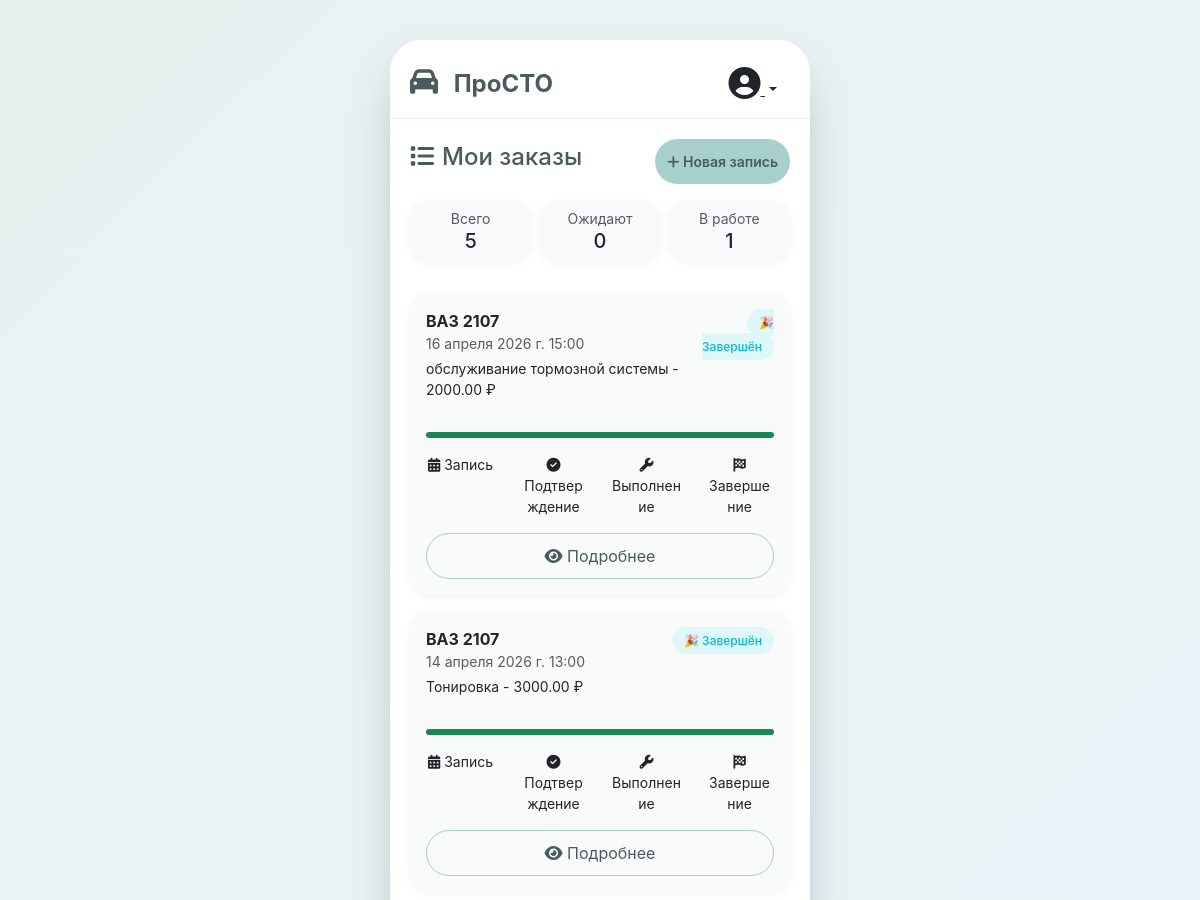
The app's page /my-orders/ (signed in, upper part), older data.
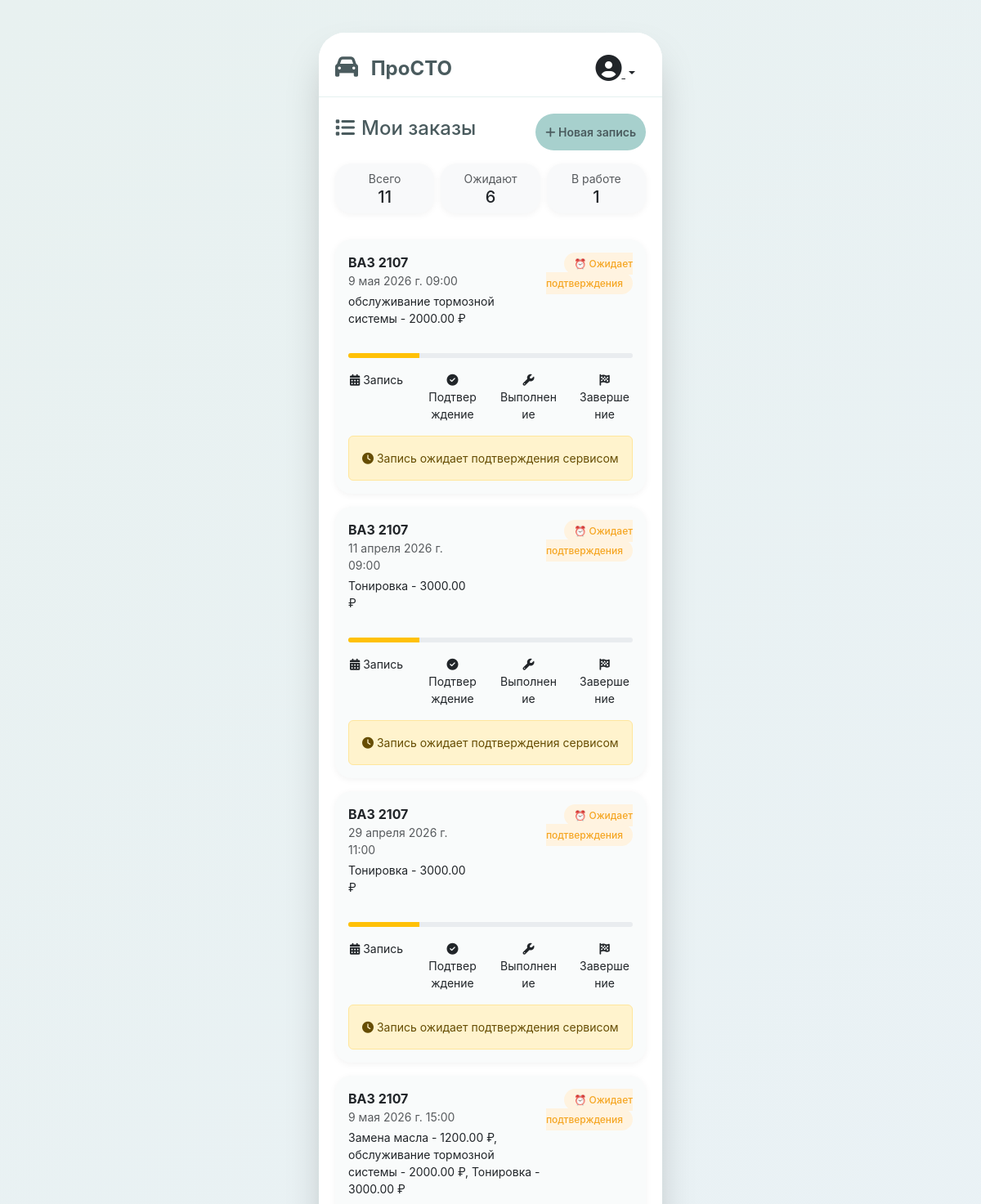
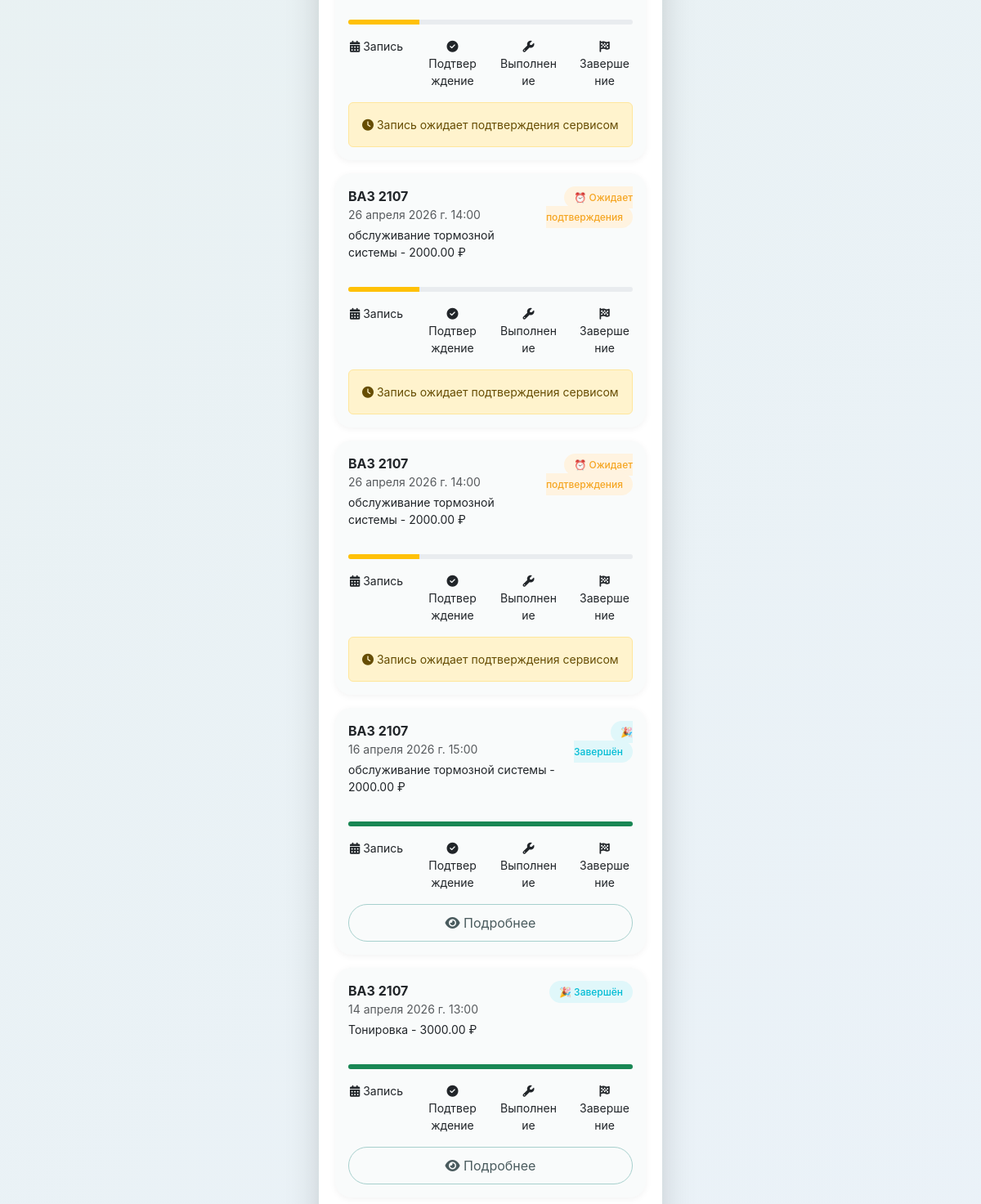
The same page, newer data (2 pictures, top to bottom).
### appointments/models.py (models this page shows, shortened)
class Appointment(models.Model):
    STATUS_CHOICES = (
        ('pending', 'Ожидает подтверждения'),
        ('confirmed', 'Подтверждена'),
        ('in_progress', 'В работе'),
        ('completed', 'Выполнена'),
        ('cancelled', 'Отменена'),
    )
    user = models.ForeignKey(settings.AUTH_USER_MODEL, on_delete=models.CASCADE)
    vehicle = models.ForeignKey(Vehicle, on_delete=models.CASCADE)
    services = models.ManyToManyField(Service)
    date = models.DateField(verbose_name='Дата')
    time = models.CharField(max_length=10, verbose_name='Время')
    status = models.CharField(max_length=20, choices=STATUS_CHOICES, default='pending')
    created_at = models.DateTimeField(auto_now_add=True)

### vehicles/models.py (models this page shows, shortened)
class Vehicle(models.Model):
    owner = models.ForeignKey(settings.AUTH_USER_MODEL, on_delete=models.CASCADE, related_name='vehicles')
    brand = models.CharField(max_length=50, verbose_name='Марка')
    model = models.CharField(max_length=50, verbose_name='Модель')
    year = models.IntegerField(verbose_name='Год выпуска')
    license_plate = models.CharField(max_length=20, verbose_name='Госномер')
    vin = models.CharField(max_length=17, blank=True, verbose_name='VIN')
    mileage = models.IntegerField(default=0, verbose_name='Пробег')

### services/models.py (models this page shows, shortened)
class Service(models.Model):
    name = models.CharField(max_length=100, verbose_name='Название услуги')
    description = models.TextField(blank=True, verbose_name='Описание')
    price = models.DecimalField(max_digits=10, decimal_places=2, verbose_name='Цена')
    duration_minutes = models.IntegerField(default=60, verbose_name='Длительность (мин)')
    is_active = models.BooleanField(default=True, verbose_name='Активна')
    checklist_items = models.TextField(
        blank=True,
        verbose_name='Пункты чек-листа',
        help_text='Каждый пункт с новой строки'
    )
    def __str__(self):
        return f"{self.name} - {self.price} ₽"

### appointments/views.py (the view)
# urls.py: path('my-orders/', appointments_views.my_orders, name='my_orders'),
@login_required
def my_orders(request):
    if request.user.role != 'client':
        messages.error(request, 'Доступ запрещён')
        return redirect('home')
    appointments = Appointment.objects.filter(user=request.user).order_by('-created_at')
    orders_data = []
    for appointment in appointments:
        try:
            order = Order.objects.get(appointment=appointment)
            if order.status == 'new' and appointment.status == 'confirmed':
                display_status = 'confirmed'
            else:
                display_status = order.status
            orders_data.append({
                'appointment': appointment,
                'order': order,
                'has_order': True,
                'display_status': display_status
            })
        except Order.DoesNotExist:
            orders_data.append({
                'appointment': appointment,
                'order': None,
                'has_order': False,
                'display_status': appointment.status
            })
    stats = {
        'total': len(orders_data),
        'pending': sum(1 for item in orders_data if item['display_status'] in ['pending', 'new']),
        'in_progress': sum(1 for item in orders_data if item['display_status'] in ['confirmed', 'in_progress']),
        'completed': sum(1 for item in orders_data if item['display_status'] == 'completed'),
    }
    status_filter = request.GET.get('status', 'all')
    if status_filter == 'pending':
        orders_data = [item for item in orders_data if item['display_status'] in ['pending', 'new']]
    elif status_filter == 'active':
        orders_data = [item for item in orders_data if item['display_status'] in ['confirmed', 'in_progress']]
    elif status_filter == 'completed':
        orders_data = [item for item in orders_data if item['display_status'] == 'completed']
    return render(request, 'appointments/my_orders.html', {
        'orders_data': orders_data,
        'stats': stats,
        'current_filter': status_filter,
    })

### templates/appointments/my_orders.html (shortened to what the changed rows need)
{% extends 'core/base.html' %}
{% load static %}
{% block content %}
<div class="row g-2 mb-3">
    <div class="col-4">
        <div class="card text-center bg-light">
            <div class="card-body py-2">
                <div class="small text-muted">Всего</div>
                <div class="h5 mb-0">{{ stats.total }}</div>
            </div>
        </div>
    </div>
    <div class="col-4">
        <div class="card text-center {% if current_filter == 'pending' %}border-warning{% else %}bg-light{% endif %}">
            <a href="?status=pending" class="card-body py-2 text-decoration-none text-dark">
                <div class="small text-muted">Ожидают</div>
                <div class="h5 mb-0">{{ stats.pending }}</div>
            </a>
        </div>
    </div>
</div>
{% for item in orders_data %}
<div class="card mb-3">
    <div class="card-body">
        <div class="d-flex justify-content-between align-items-start">
            <div>
                <strong>{{ item.appointment.vehicle.brand }} {{ item.appointment.vehicle.model }}</strong>
                <p class="small text-muted mb-1">{{ item.appointment.date }} {{ item.appointment.time }}</p>
                <p class="small">{{ item.appointment.services.all|join:", " }}</p>
            </div>
            <div class="text-end">
                {% with status=item.display_status %}
                    {% if status == 'pending' %}
                        <span class="badge-status status-pending">⏰ Ожидает подтверждения</span>
                    {% elif status == 'new' %}
                        <span class="badge-status status-pending">⏰ Ожидает подтверждения</span>
                    {% elif status == 'confirmed' %}
                        <span class="badge-status status-confirmed">✅ Подтверждён</span>
                    {% elif status == 'in_progress' %}
                        <span class="badge-status status-in_progress">🔧 В работе</span>
                    {% elif status == 'completed' %}
                        <span class="badge-status status-completed">🎉 Завершён</span>
                    {% elif status == 'cancelled' %}
                        <span class="badge-status status-cancelled">❌ Отменён</span>
                    {% else %}
                        <span class="badge-status status-pending">⏰ Ожидает</span>
                    {% endif %}
                {% endwith %}
            </div>
        </div>
        <div class="progress mt-3" style="height: 6px;">
            {% with status=item.display_status %}
                {% if status == 'pending' or status == 'new' %}
                    <div class="progress-bar bg-warning" style="width: 25%"></div>
                {% elif status == 'confirmed' %}
                    <div class="progress-bar bg-info" style="width: 50%"></div>
                {% elif status == 'in_progress' %}
                    <div class="progress-bar bg-primary" style="width: 75%"></div>
                {% elif status == 'completed' %}
                    <div class="progress-bar bg-success" style="width: 100%"></div>
                {% elif status == 'cancelled' %}
                    <div class="progress-bar bg-danger" style="width: 100%"></div>
                {% else %}
                    <div class="progress-bar bg-warning" style="width: 25%"></div>
                {% endif %}
            {% endwith %}
        </div>
        <div class="row mt-3 text-center small">
            <div class="col-3">
                <i class="fas fa-calendar-alt"></i> Запись
            </div>
            <div class="col-3">
                <i class="fas fa-check-circle"></i> Подтверждение
            </div>
            <div class="col-3">
                <i class="fas fa-wrench"></i> Выполнение
            </div>
            <div class="col-3">
                <i class="fas fa-flag-checkered"></i> Завершение
            </div>
        </div>
        {% if item.has_order %}
            <a href="{% url 'order_status' item.order.id %}" class="btn btn-outline w-100 mt-3">
                <i class="fas fa-eye"></i> Подробнее
            </a>
        {% else %}
            <div class="alert alert-warning mt-3 mb-0 small">
                <i class="fas fa-clock"></i> Запись ожидает подтверждения сервисом
            </div>
        {% endif %}
    </div>
</div>
{% endfor %}
{% endblock %}

Row changes from the older to the newer data that the page shows:
added Appointment: appointment.vehicle.brand "ВАЗ", appointment.vehicle.model "2107", appointment "9 мая 2026 г.", appointment.time "09:00", appointment.services.all "обслуживание тормозной системы - 2000.00 ₽", status "⏰ Ожидает подтверждения", shows "Запись ожидает подтверждения сервисом"
added Appointment: appointment.vehicle.brand "ВАЗ", appointment.vehicle.model "2107", appointment "11 апреля 2026 г.", appointment.time "09:00", appointment.services.all "Тонировка - 3000.00 ₽", status "⏰ Ожидает подтверждения", shows "Запись ожидает подтверждения сервисом"
added Appointment: appointment.vehicle.brand "ВАЗ", appointment.vehicle.model "2107", appointment "29 апреля 2026 г.", appointment.time "11:00", appointment.services.all "Тонировка - 3000.00 ₽", status "⏰ Ожидает подтверждения", shows "Запись ожидает подтверждения сервисом"
added Appointment: appointment.vehicle.brand "ВАЗ", appointment.vehicle.model "2107", appointment "9 мая 2026 г.", appointment.time "15:00", appointment.services.all "Замена масла - 1200.00 ₽, обслуживание тормозной системы - 2000.00 ₽, Тонировка - 3000.00 ₽", status "⏰ Ожидает подтверждения", shows "Запись ожидает подтверждения сервисом"
added Appointment: appointment.vehicle.brand "ВАЗ", appointment.vehicle.model "2107", appointment "26 апреля 2026 г.", appointment.time "14:00", appointment.services.all "обслуживание тормозной системы - 2000.00 ₽", status "⏰ Ожидает подтверждения", shows "Запись ожидает подтверждения сервисом"
added Appointment: appointment.vehicle.brand "ВАЗ", appointment.vehicle.model "2107", appointment "26 апреля 2026 г.", appointment.time "14:00", appointment.services.all "обслуживание тормозной системы - 2000.00 ₽", status "⏰ Ожидает подтверждения", shows "Запись ожидает подтверждения сервисом"
Text that changed along with them:
{{ stats.total }}: "5" → "11"
{{ stats.pending }}: "0" → "6"
